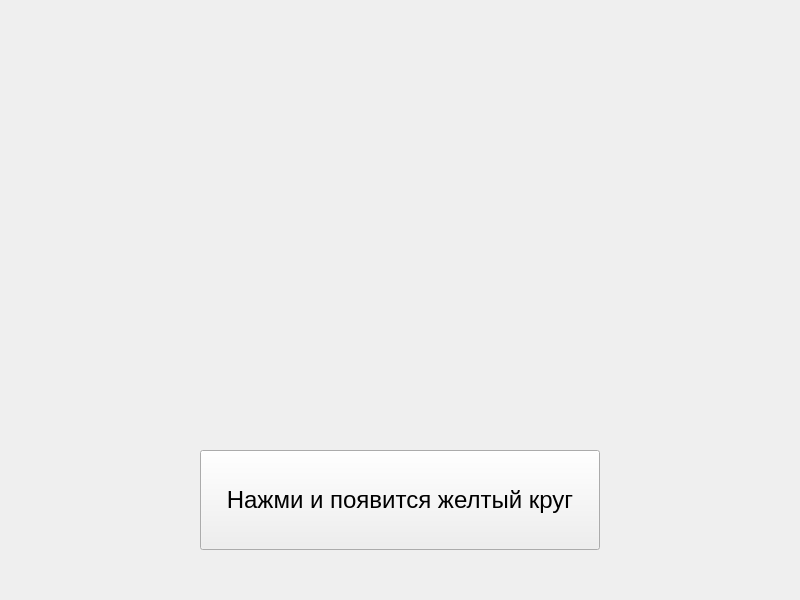
<?xml version="1.0" encoding="UTF-8"?>
<ui version="4.0">
 <class>Form</class>
 <widget class="QWidget" name="Form">
  <property name="geometry">
   <rect>
    <x>0</x>
    <y>0</y>
    <width>800</width>
    <height>600</height>
   </rect>
  </property>
  <property name="windowTitle">
   <string>Form</string>
  </property>
  <widget class="QPushButton" name="pushButton">
   <property name="geometry">
    <rect>
     <x>200</x>
     <y>450</y>
     <width>400</width>
     <height>100</height>
    </rect>
   </property>
   <property name="font">
    <font>
     <pointsize>18</pointsize>
    </font>
   </property>
   <property name="text">
    <string>Нажми и появится желтый круг</string>
   </property>
  </widget>
 </widget>
 <resources/>
 <connections/>
</ui>
